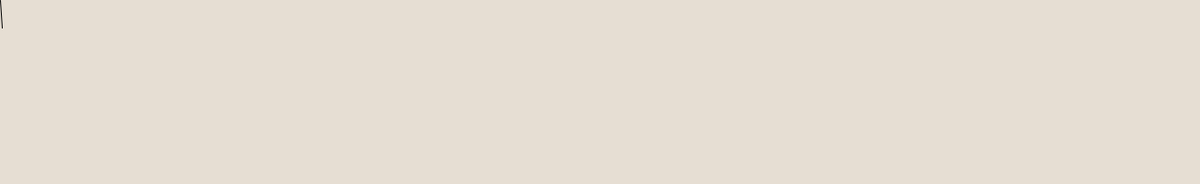
Frame 1 (no input)
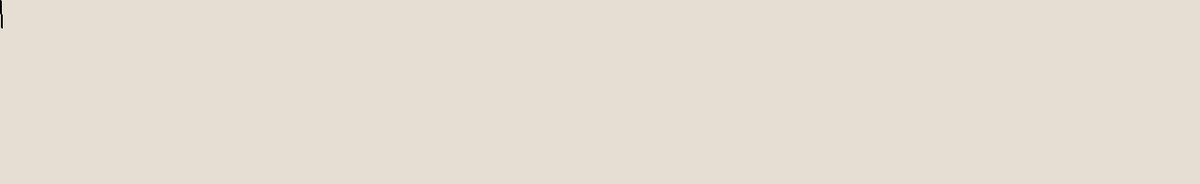
Frame 60 (the mouse pressed at the canvas centre just before this capture)
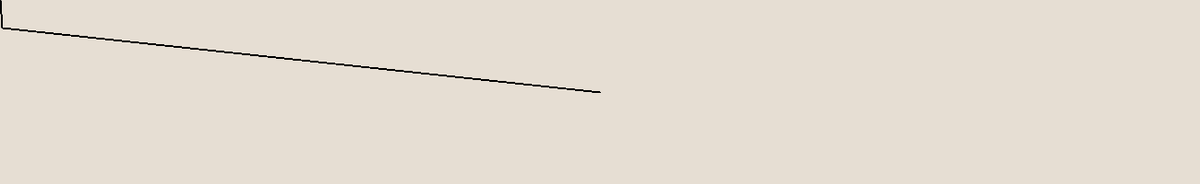
Frame 120 (the mouse held since frame 60 and released just before this capture)

The Processing sketch that drew these frames (run headless with seeded random() and noise(); from frame 60 on, the mouse is pressed at the canvas centre):

// Processing sketch: processing_79154
// ── processing_79154.pde

void setup() {

  size(1300,200);
background(230,222,211);
}



void draw() { fill(23, 23,23,30);
line(2,30,mouseX,mouseY);}
